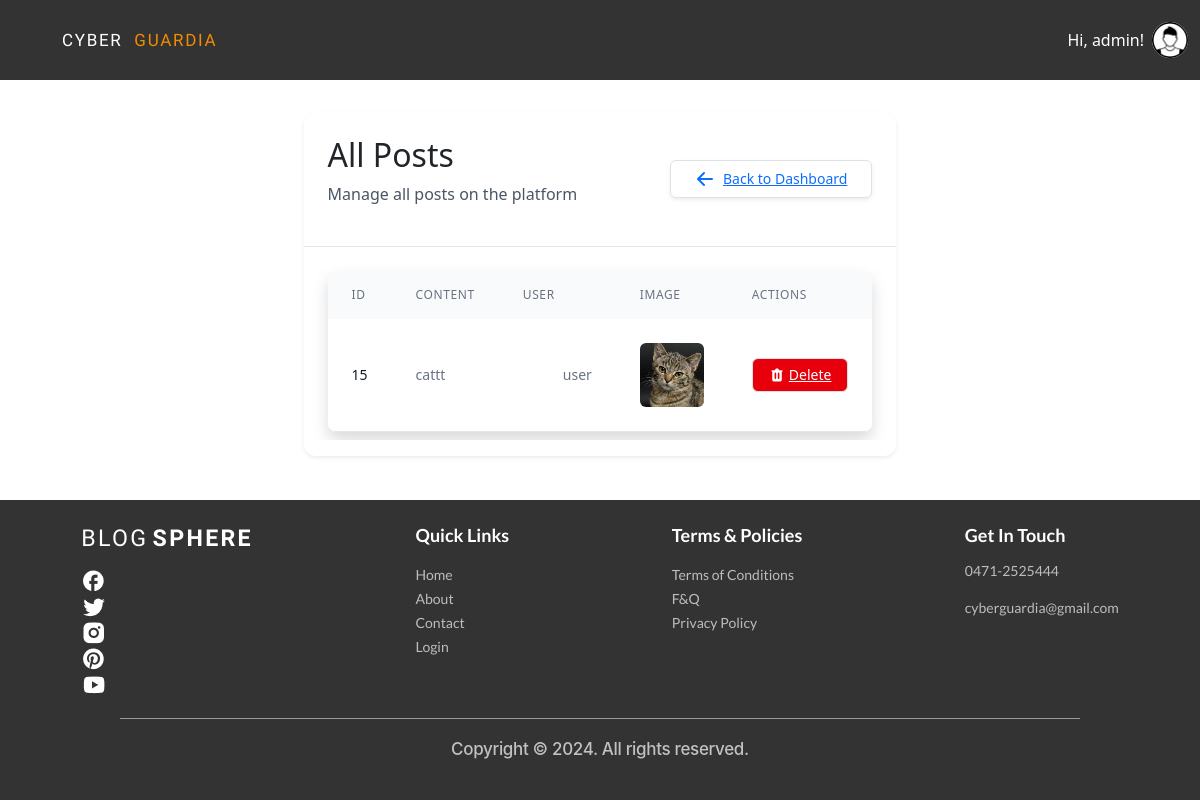
/admin_panel/posts/ (signed in), run on an earlier commit of the app's database.
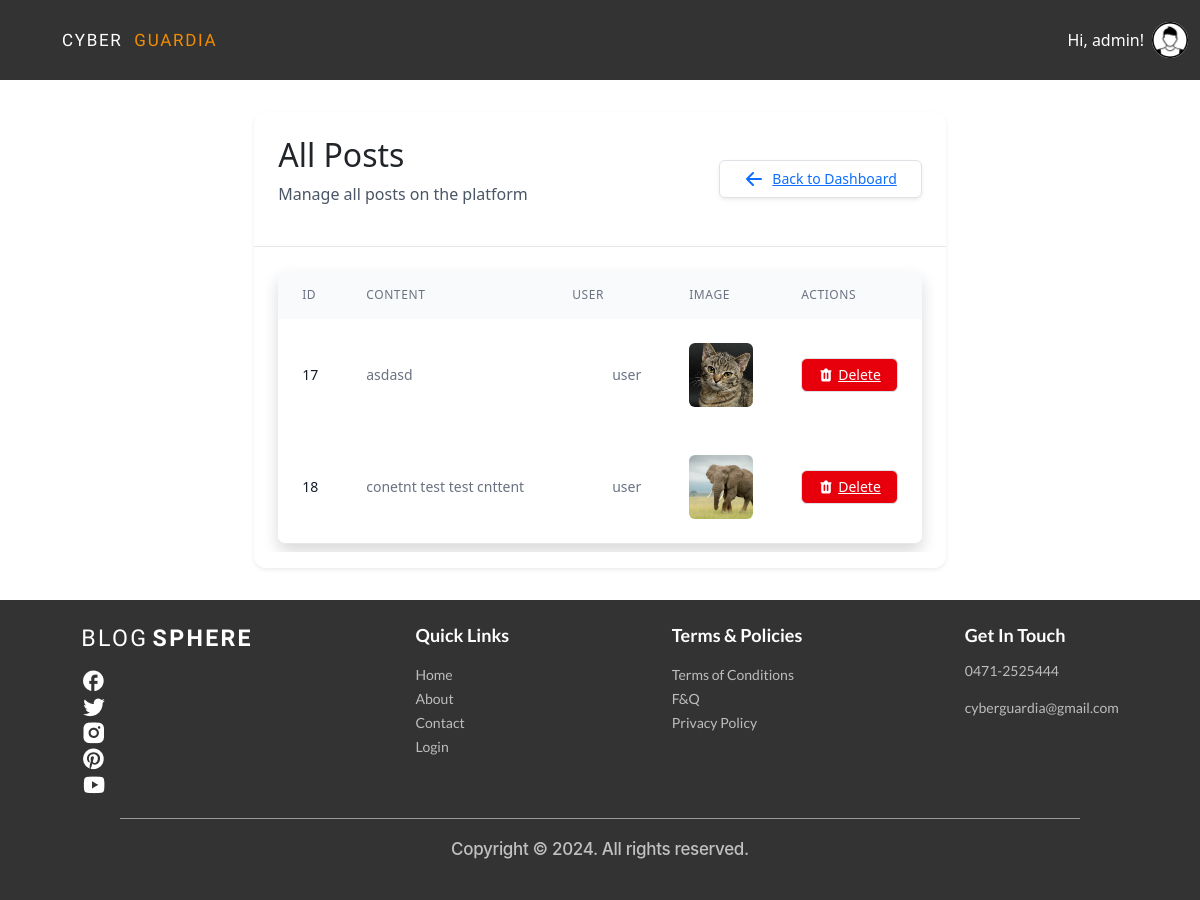
And on a later commit of the database.
### posts/models.py (models this page shows, shortened)
class Post(models.Model):
    user = models.ForeignKey(User, on_delete=models.CASCADE)
    title = models.CharField(max_length=255, blank=True)
    content = models.TextField(blank=True)
    location = models.CharField(max_length=255, blank=True)
    image = models.ImageField(upload_to='post_images/', blank=True, null=True)
    created_at = models.DateTimeField(auto_now_add=True)

### account/models.py (models this page shows)
class User(AbstractUser):
    USER_TYPE_CHOICES = (
        ('normal', 'Normal User'),
        ('advertiser', 'Advertiser'),
    )
    user_type = models.CharField(max_length=20, choices=USER_TYPE_CHOICES, default='normal')

### admin_panel/views.py (the view)
# urls.py: path('posts/', views.all_posts, name='all_posts'),
@never_cache
@login_required
@user_passes_test(is_admin)
def all_posts(request):
    posts = Post.objects.all()
    return render(request, 'admin_panel/all_posts.html', {'posts': posts})

### admin_panel/views.py (called while the page is built)
def is_admin(user):
    return user.is_superuser

### admin_panel/templates/admin_panel/all_posts.html (shortened to what the changed rows need)
{% extends "base.html" %}
{% block content %}
<div class="max-w-7xl mx-auto px-4 sm:px-6 lg:px-8 py-8">
    <div class="bg-white dark:bg-gray-800 rounded-xl shadow-sm overflow-hidden">
        <div class="p-6 border-b border-gray-200 dark:border-gray-700 flex justify-between items-center">
            <div>
                <h2 class="text-2xl font-bold text-gray-900 dark:text-white">All Posts</h1>
                <p class="text-gray-600 dark:text-gray-400">Manage all posts on the platform</p>
            </div>
        </div>
        <div class="p-6">
            <div class="flex flex-col">
                <div class="-my-2 overflow-x-auto sm:-mx-6 lg:-mx-8">
                    <div class="py-2 align-middle inline-block min-w-full sm:px-6 lg:px-8">
                        <div class="shadow overflow-hidden border-b border-gray-200 dark:border-gray-700 sm:rounded-lg">
                            <table class="min-w-full divide-y divide-gray-200 dark:divide-gray-700">
                                <thead class="bg-gray-50 dark:bg-gray-900">
                                    <tr>
                                        <th scope="col" class="px-6 py-3 text-left text-xs font-medium text-gray-500 dark:text-gray-400 uppercase tracking-wider">ID</th>
                                        <th scope="col" class="px-6 py-3 text-left text-xs font-medium text-gray-500 dark:text-gray-400 uppercase tracking-wider">Content</th>
                                        <th scope="col" class="px-6 py-3 text-left text-xs font-medium text-gray-500 dark:text-gray-400 uppercase tracking-wider">User</th>
                                        <th scope="col" class="px-6 py-3 text-left text-xs font-medium text-gray-500 dark:text-gray-400 uppercase tracking-wider">Image</th>
                                        <th scope="col" class="px-6 py-3 text-left text-xs font-medium text-gray-500 dark:text-gray-400 uppercase tracking-wider">Actions</th>
                                    </tr>
                                </thead>
                                <tbody class="bg-white dark:bg-gray-800 divide-y divide-gray-200 dark:divide-gray-700">
                                    {% for post in posts %}
                                    <tr class="hover:bg-gray-50 dark:hover:bg-gray-700 transition-colors duration-150">
                                        <td class="px-6 py-4 whitespace-nowrap text-sm font-medium text-gray-900 dark:text-white">{{ post.id }}</td>
                                        <td class="px-6 py-4 text-sm text-gray-500 dark:text-gray-400 max-w-md truncate">{{ post.content }}</td>
                                        <td class="px-6 py-4 whitespace-nowrap text-sm text-gray-500 dark:text-gray-400">
                                            <div class="flex items-center">
                                                <div class="h-8 w-8 rounded-full bg-primary-500 flex items-center justify-center text-white font-semibold mr-2">
                                                </div>
                                                <span>{{ post.user.username }}</span>
                                            </div>
                                        </td>
                                        <td class="px-6 py-4 whitespace-nowrap text-sm text-gray-500 dark:text-gray-400">
                                            {% if post.image %}
                                            <img class="h-16 w-16 rounded-md object-cover" src="{{ post.image.url }}" alt="Post image">
                                            {% else %}
                                            <span class="text-gray-400 dark:text-gray-500">No image</span>
                                            {% endif %}
                                        </td>
                                        <td class="px-6 py-4 whitespace-nowrap text-sm font-medium">
                                            <a href="{% url 'delete_post' post.id %}" class="inline-flex items-center px-3 py-2 border border-transparent text-sm leading-4 font-medium rounded-md text-white bg-red-600 hover:bg-red-700 focus:outline-none focus:ring-2 focus:ring-offset-2 focus:ring-red-500">
                                                Delete
                                            </a>
                                        </td>
                                    </tr>
                                    {% empty %}
                                    <tr>
                                        <td colspan="5" class="px-6 py-4 text-center text-sm text-gray-500 dark:text-gray-400">No posts found</td>
                                    </tr>
                                    {% endfor %}
                                </tbody>
                            </table>
                        </div>
                    </div>
                </div>
            </div>
        </div>
    </div>
</div>
{% endblock %}

What changed in the data, as far as the page shows it:
removed Post: id "15", content "cattt", user.username "user", image (picture)
added Post: id "17", content "asdasd", user.username "user", image (picture)
added Post: id "18", content "conetnt test test cnttent", user.username "user", image (picture)
